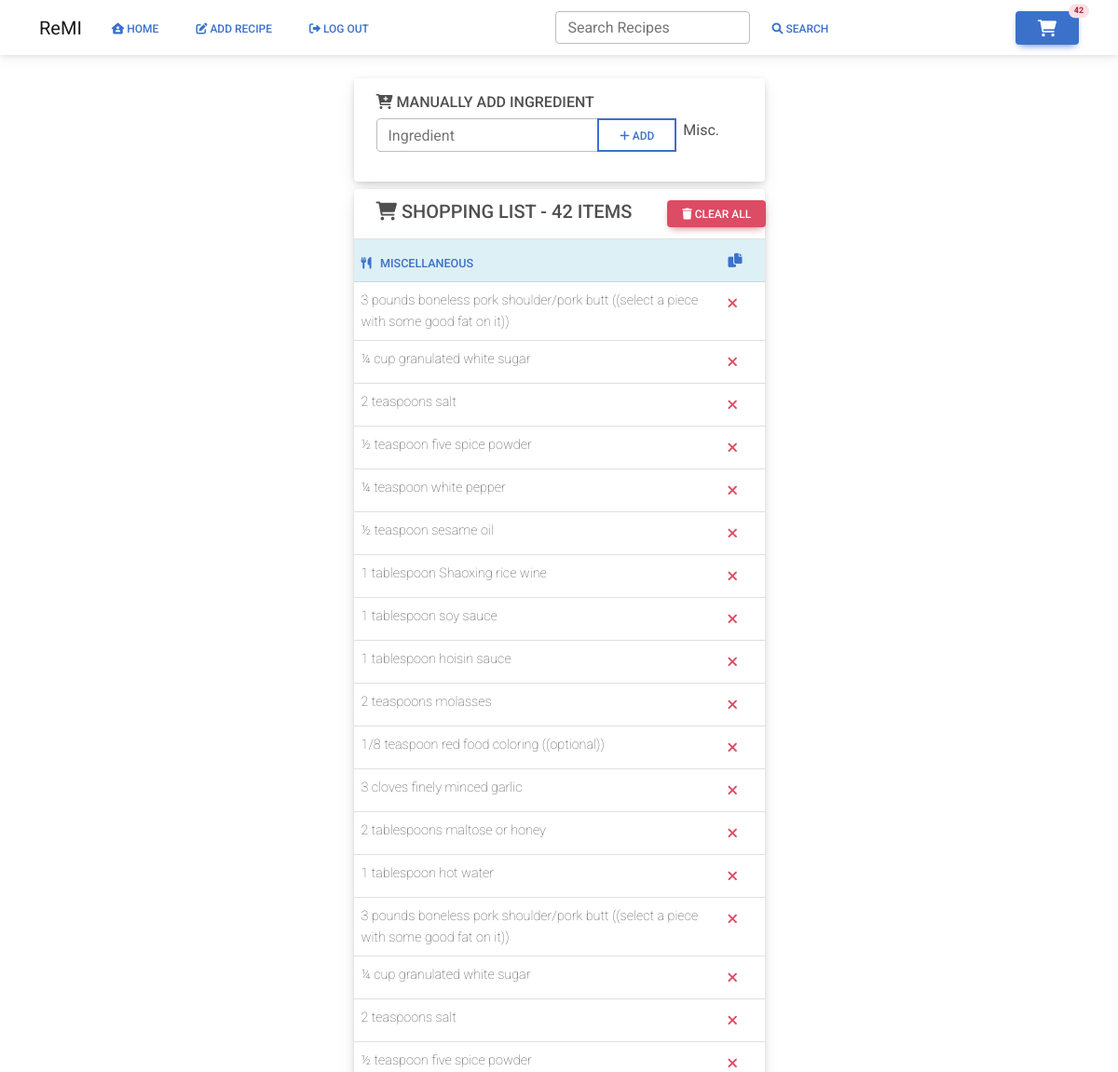
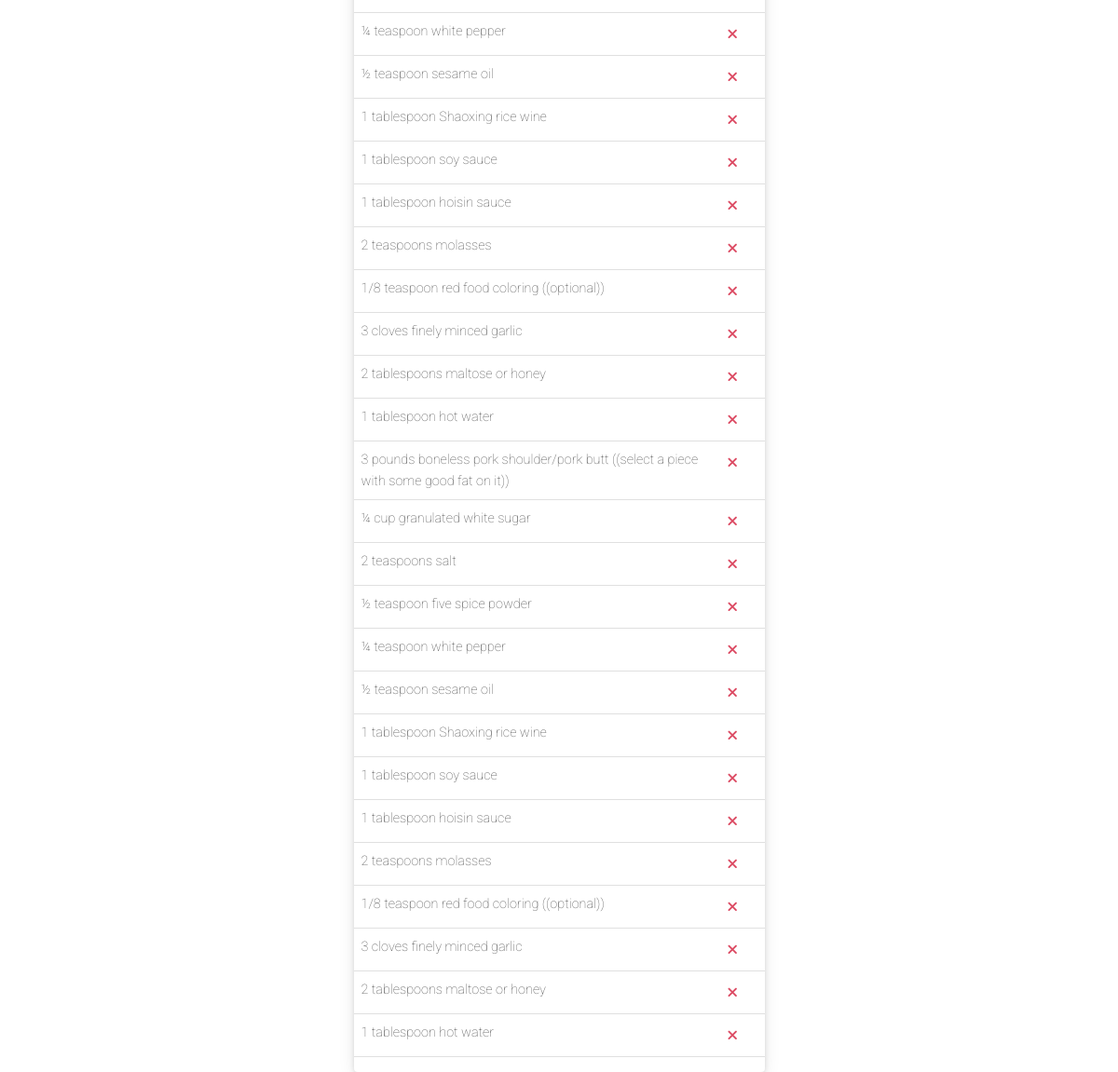
/cart (signed in), run on the app's committed database (2 pictures, top to bottom).
### website/models.py (models this page shows)
class ShoppingList(db.Model):
    id = db.Column(db.Integer, primary_key=True)
    shopping_item = db.Column(db.String())
    category = db.Column(db.String())

### website/views.py (the view, shortened to what this page needs)
@views.route('/cart', methods=['POST', 'GET'])
@login_required
def cart():
    shopping_list = ShoppingList.query.count()
    shopping_items_pasta = ShoppingList.query.filter_by(category='pasta').all()
    shopping_items_produce = ShoppingList.query.filter_by(category='produce').all()
    shopping_items_misc = ShoppingList.query.filter_by(category='misc').all()
    shopping_items_dairy = ShoppingList.query.filter_by(category='dairy_bread').all()
    shopping_items_meat = ShoppingList.query.filter_by(category='meat').all()
    shopping_items_frozen = ShoppingList.query.filter_by(category='frozen').all()
    shopping_items_coffee = ShoppingList.query.filter_by(category='coffee_tea').all()
    pasta_to_copy = ""
    produce_to_copy = ""
    misc_to_copy = ""
    dairy_to_copy = ""
    meat_to_copy = ""
    frozen_to_copy = ""
    coffee_to_copy = ""
    if shopping_items_pasta:
        for item in shopping_items_pasta:
            pasta_to_copy = pasta_to_copy + "- " + item.shopping_item + "\n"
    elif shopping_items_produce:
        for item in shopping_items_produce:
            produce_to_copy = produce_to_copy + "- " + item.shopping_item + "\n"
    elif shopping_items_misc:
        for item in shopping_items_misc:
            misc_to_copy = misc_to_copy + "- " + item.shopping_item + "\n"
    elif shopping_items_dairy:
        for item in shopping_items_dairy:
            dairy_to_copy = dairy_to_copy + "- " + item.shopping_item + "\n"
    elif shopping_items_meat:
        for item in shopping_items_meat:
            meat_to_copy = meat_to_copy + "- " + item.shopping_item + "\n"
    elif shopping_items_frozen:
        for item in shopping_items_frozen:
            frozen_to_copy = frozen_to_copy + "- " + item.shopping_item + "\n"
    elif shopping_items_coffee:
        for item in shopping_items_coffee:
            coffee_to_copy = coffee_to_copy + "- " + item.shopping_item + "\n"
    return render_template("cart.html", user=current_user, shopping_list=shopping_list, pasta=shopping_items_pasta,
                           produce=shopping_items_produce, misc=shopping_items_misc, dairy=shopping_items_dairy,
                           meat=shopping_items_meat, frozen=shopping_items_frozen, coffee=shopping_items_coffee,
                           pasta_to_copy=pasta_to_copy, produce_to_copy=produce_to_copy,misc_to_copy=misc_to_copy,
                           dairy_to_copy=dairy_to_copy, meat_to_copy=meat_to_copy, frozen_to_copy=frozen_to_copy,
                           coffee_to_copy=coffee_to_copy)

### website/__init__.py (called while the page is built)
def create_app():
    app = Flask(__name__)
    app.config['SECRET_KEY'] = 'sdf897sdf987'
    app.config['SQLALCHEMY_DATABASE_URI'] = f'sqlite:///{DB_NAME}'
    db.init_app(app)
    from .views import views
    from .auth import auth
    app.register_blueprint(views, url_prefix='/')
    app.register_blueprint(auth, url_prefix='/')
    from .models import User, Recipe
    with app.app_context():
        db.create_all()
    login_manager = LoginManager()
    login_manager.login_view = 'auth.login'
    login_manager.init_app(app)
    @login_manager.user_loader
    def load_user(id):
        return User.query.get(int(id))
    return app

### website/templates/cart.html (shortened to what this page needs)
{% extends "base.html" %}
{% block content %}
<br>
<div class="container col-md-5">
    <div class="main-content">
        <div class="container mt-6">
            <div class="row pb-2">
                <div class="card shadow-3-strong ps-4 pt-3 pb-3" style="border-radius:4px;">
                    <div class="row">
                        <div class="col">
                            <h6 class="mb-0 pb-2">
                                <i class="fa-solid fa-cart-plus fa-md"></i> MANUALLY ADD INGREDIENT
                            </h6>
                            <form method="POST">
                            <div class="input-group mb-3">
                                <input
                                        type="text"
                                        name="ingredient"
                                        class="form-control w-50"
                                        placeholder="Ingredient"
                                        aria-label="ingredient"
                                        aria-describedby="button-addon2"
                                />
                                <button class="btn btn-outline-primary" type="submit" id="button"
                                        data-mdb-ripple-color="dark">
                                    <i class="fa-solid fa-plus"></i> Add
                                </button>
                            </div>
                            </form>
                        </div>
                    </div>
                </div>
            </div>
        </div>
        <div class="row">
            <div class="col">
                <div class="card shadow-3-strong" style="border-radius:4px;">
                    <div class="card-header border-0">
                        <div class="row">
                            <div class="col">
                                <h5 class="mb-0"><i class="fa-sharp fa-solid fa-cart-shopping fa-md"></i> SHOPPING LIST
                                    - {{
                                    shopping_list }} ITEMS
                                </h5>
                            </div>
                            <div class="col-3">
                                <button type="button" class="btn btn-danger btn-sm text-nowrap" data-mdb-toggle="modal"
                                        data-mdb-target="#clear_cart"><i class="fa fa-trash"></i> Clear All
                                </button>
                            </div>
                        </div>
                    </div>
                    <div class="table-responsive">
                        <table class="table align-items-center table-flush table-sm">
                            {% if misc %}
                            <thead class="table-info">
                            <tr>
                                <th class="border-top" scope="col"><small class="text-primary">
                                    <i class="fa-solid fa-utensils"></i> &nbsp;&nbsp;MISCELLANEOUS</small></th>
                                <th class="border-top" scope="col">
                                    <button onclick="copyShopping('#misc-to-copy')" type="button"
                                            class="btn btn-link btn-sm"></button>
                                </th>
                            </tr>
                            </thead>
                            <tbody>
                            {% for item in misc %}
                            <tr class="border-top">
                                <td class="border-top">
                                    <span class="fw-lighter">{{ item.shopping_item }}</span>
                                </td>
                                <td>
                                    <button onclick="delete_shopping_item({{ item.id }})" type="button"
                                            class="btn btn-link btn-sm"><span class="text-danger"></span></button>
                                </td>
                            </tr>
                            {% endfor %}
                            </tbody>
                            {% endif %}
                        </table>
                    </div>
                </div>
            </div>
        </div>
    </div>
</div>
</div>
{% endblock %}

### data on the page
ShoppingList: shopping_item "3 pounds boneless pork shoulder/pork butt ((select a piece with some good fat on it))"
ShoppingList: shopping_item "¼ cup granulated white sugar"
ShoppingList: shopping_item "2 teaspoons salt"
ShoppingList: shopping_item "½ teaspoon five spice powder"
ShoppingList: shopping_item "¼ teaspoon white pepper"
ShoppingList: shopping_item "½ teaspoon sesame oil"
ShoppingList: shopping_item "1 tablespoon Shaoxing rice wine"
ShoppingList: shopping_item "1 tablespoon soy sauce"
ShoppingList: shopping_item "1 tablespoon hoisin sauce"
ShoppingList: shopping_item "2 teaspoons molasses"
ShoppingList: shopping_item "1/8 teaspoon red food coloring ((optional))"
ShoppingList: shopping_item "3 cloves finely minced garlic"
ShoppingList: shopping_item "2 tablespoons maltose or honey"
ShoppingList: shopping_item "1 tablespoon hot water"
ShoppingList: shopping_item "3 pounds boneless pork shoulder/pork butt ((select a piece with some good fat on it))"
ShoppingList: shopping_item "¼ cup granulated white sugar"
ShoppingList: shopping_item "2 teaspoons salt"
ShoppingList: shopping_item "½ teaspoon five spice powder"
ShoppingList: shopping_item "¼ teaspoon white pepper"
ShoppingList: shopping_item "½ teaspoon sesame oil"
ShoppingList: shopping_item "1 tablespoon Shaoxing rice wine"
ShoppingList: shopping_item "1 tablespoon soy sauce"
ShoppingList: shopping_item "1 tablespoon hoisin sauce"
ShoppingList: shopping_item "2 teaspoons molasses"
ShoppingList: shopping_item "1/8 teaspoon red food coloring ((optional))"
ShoppingList: shopping_item "3 cloves finely minced garlic"
ShoppingList: shopping_item "2 tablespoons maltose or honey"
ShoppingList: shopping_item "1 tablespoon hot water"
ShoppingList: shopping_item "3 pounds boneless pork shoulder/pork butt ((select a piece with some good fat on it))"
ShoppingList: shopping_item "¼ cup granulated white sugar"
ShoppingList: shopping_item "2 teaspoons salt"
ShoppingList: shopping_item "½ teaspoon five spice powder"
ShoppingList: shopping_item "¼ teaspoon white pepper"
ShoppingList: shopping_item "½ teaspoon sesame oil"
ShoppingList: shopping_item "1 tablespoon Shaoxing rice wine"
ShoppingList: shopping_item "1 tablespoon soy sauce"
ShoppingList: shopping_item "1 tablespoon hoisin sauce"
ShoppingList: shopping_item "2 teaspoons molasses"
ShoppingList: shopping_item "1/8 teaspoon red food coloring ((optional))"
ShoppingList: shopping_item "3 cloves finely minced garlic"
ShoppingList: shopping_item "2 tablespoons maltose or honey"
ShoppingList: shopping_item "1 tablespoon hot water"

### other printed values
{{ shopping_list }} "42"
